Frame 1 (no input): blank canvas, image omitted
Frame 60 (no input): blank canvas, image omitted
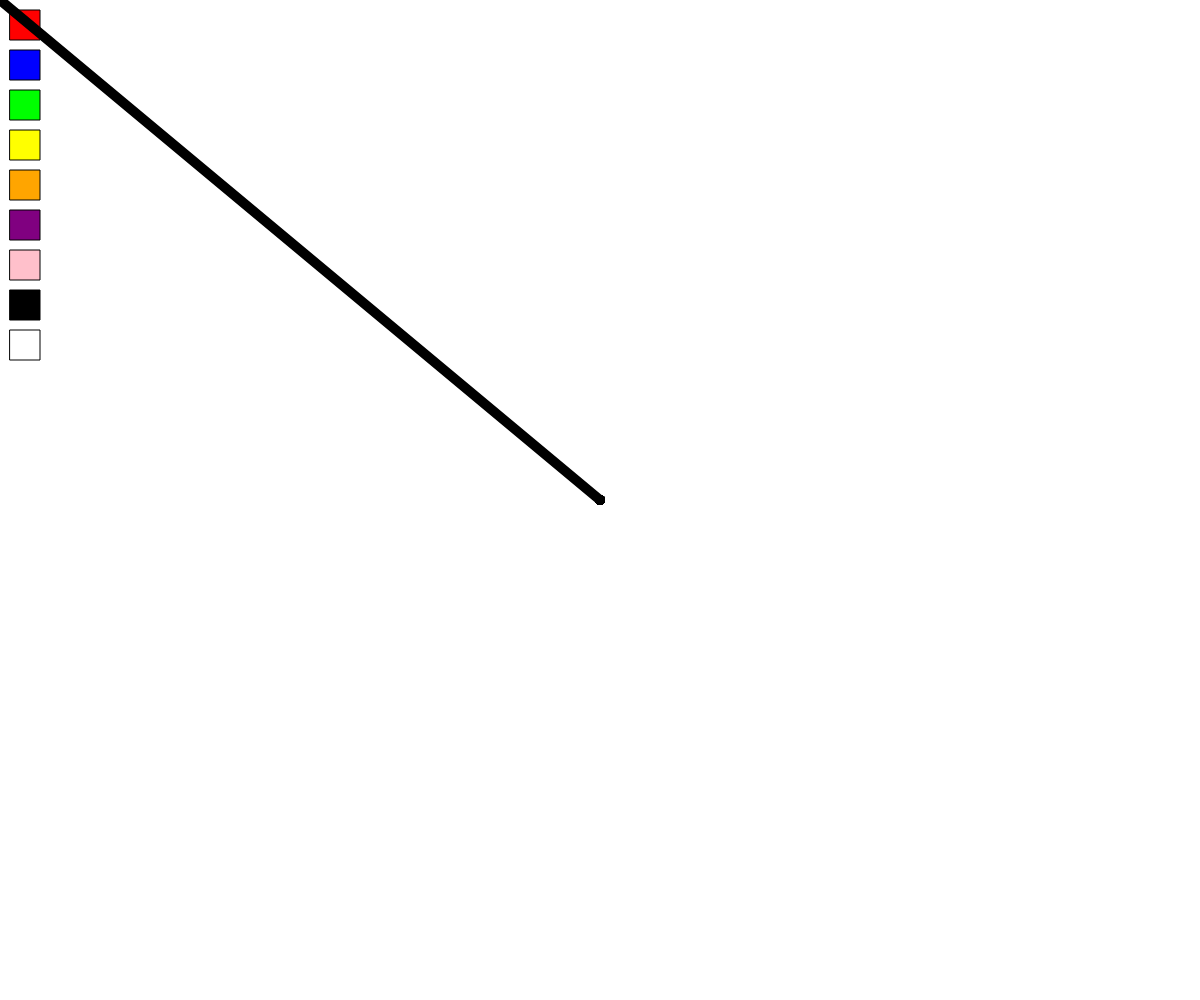
Frame 120 (the mouse pressed at the canvas centre since frame 60)

The p5.js sketch whose frames 1 and 60 were blank and that drew this single picture after the mouse press (run headless with seeded random() and noise() and a simulated clock; from frame 60 on, the mouse is pressed at the canvas centre):

// p5.js sketch
// ── sketch.js
let brushColor;
let brushSize = 10;
let colors; 
paletteWidth = 50;

function setup() {
  createCanvas(windowWidth, windowHeight);
  background(255);
  brushColor = color(0);

  colors = [
    {name: 'red', color: color(255,0,0)},
    {name: 'blue', color: color(0,0,255)},
    {name: 'green', color: color(0,255,0)},
    {name: 'yellow', color: color(255,255,0)},
    {name: 'orange', color: color(255,165,0)},
    {name: 'purple', color: color(128,0,128)},
    {name: 'pink', color: color(255,192,203)},
    {name: 'black', color: color(0,0,0)},
    {name: 'white', color: color(255,255,255)}
  ]; 
  drawColorPalette();
}

function draw() {
  if(mouseIsPressed && mouseX > 100){
    stroke(brushColor);
    strokeWeight(brushSize);
    line(pmouseX,pmouseY,mouseX,mouseY);
  } 
}

function drawColorPalette(){
  for (let i=0; i < colors.length; i++){
    fill(colors[i].color);
    rect(10,i * 40 + 10, 30,30);
  }
}

function mousePressed (){
  for (let i=0; i < colors.length; i++){
    if (mouseX > 10 && mouseX < 40 && mouseY > i * 40 + 10 && mouseY < i * 40+40){
      brushColor = colors[i].color;
    }
  }
}
